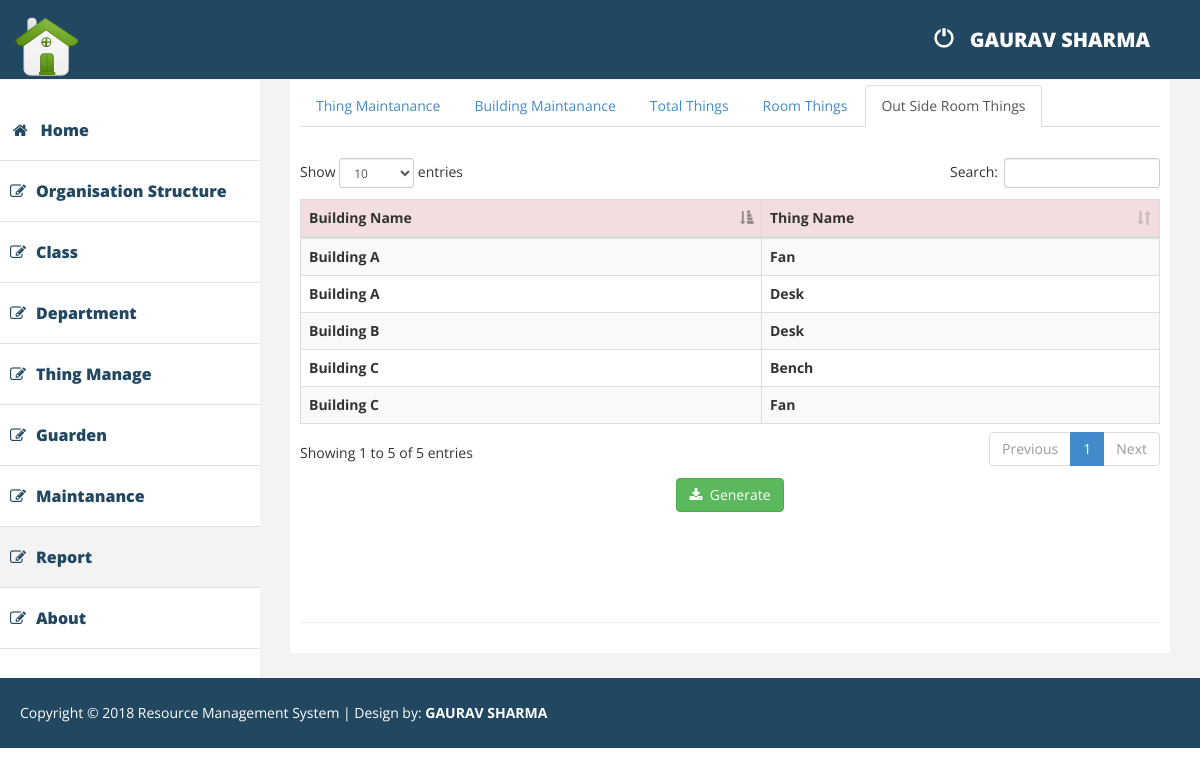
Screenshot of /1_Organisation/ThingsOutsideRoom.php (signed in) with the database file from the repository.
### tables this page shows
CREATE TABLE `building` (
  `idbuilding` tinyint(3) unsigned NOT NULL AUTO_INCREMENT,
  `name` varchar(45) NOT NULL,
  `r_status` tinyint(4) NOT NULL DEFAULT '1',
  PRIMARY KEY (`idbuilding`)
);

CREATE TABLE `things` (
  `idthings` tinyint(3) unsigned NOT NULL AUTO_INCREMENT,
  `name` varchar(45) NOT NULL,
  `r_status` tinyint(4) NOT NULL DEFAULT '1',
  `date` timestamp NOT NULL DEFAULT CURRENT_TIMESTAMP,
  PRIMARY KEY (`idthings`)
);

### config/ClassConnectDB.php (called while the page is built, shortened)
<?php
class ConnectDatabase
{
	var $DB_CONNECTION;
	public function __construct()
	{
		$this->DB_CONNECTION = new mysqli(DB_HOST, DB_HOST_USERNAME, DB_HOST_PASSWORD, DB_DATABASE);
		$this->DB_CONNECTION->set_charset('utf8');
	}
	public function query($sql)
	{
		return $this->DB_CONNECTION->query($sql);
	}
}
$DB_CONN = new ConnectDatabase();
?>

### 1_Organisation/classes/ThingsInBuildingDataClass.php (called while the page is built, shortened)
<?php
require_once root . '1_Organisation/classes/ThingDataClass.php';
require_once root . '1_Organisation/classes/BuildingDataClass.php';
class ThingsInBuildingData
{
	public function __construct($row)
	{
		$this->BuildingData_object  =  BuildingData::getBuildingData($row->Building_idbuilding);
		$this->ThingData_object		= ThingData::getThingData($row->Things_idthings);
	}
	public static function getAllThingsInBuildingData()
	{
		GLOBAL $DB_CONN;
		$sql = "SELECT * FROM b_distribution";
		$result = $DB_CONN->query($sql);
		$data_array = array();
		while($row = $result->fetch_object())
		{
			$data_array[] = new ThingsInBuildingData($row);
		}
		return $data_array;
	}
}
?>

### 1_Organisation/classes/BuildingDataClass.php (called while the page is built, shortened)
<?php
require_once root . 'config/ClassConnectDB.php';
class BuildingData
{
	private function __construct($obj)
	{
		$this->NAME = $obj->name;
	}
	public static function getBuildingData($idbuilding)
	{
		GLOBAL $DB_CONN;
		$sql = "SELECT * FROM building where idbuilding = $idbuilding";
		$result = $DB_CONN->query($sql);
		if($obj = $result->fetch_object())
		{
			return new BuildingData($obj);
		}
		return null;
	}
}
?>

### 1_Organisation/classes/ThingDataClass.php (called while the page is built, shortened)
<?php
require_once root . 'config/ClassConnectDB.php';
class ThingData
{
	private function __construct($obj)
	{
		$this->NAME	 = $obj->name;
	}
	public static function getThingData($idthings)
	{
		GLOBAL $DB_CONN;
		$sql = "SELECT * from things where idthings=$idthings";
		$result = $DB_CONN->query($sql);
		if($obj = $result->fetch_object())
		{
			return new ThingData($obj);
		}
		return null;
	}
}
?>

### 1_Organisation/ThingsOutsideRoom.php (the view, shortened to what this page needs)
<?php
require_once 'top_nav.php';
require_once root . '1_Organisation/classes/ThingsInBuildingDataClass.php';
$ThingsInBuildingData_object_array = ThingsInBuildingData::getAllThingsInBuildingData();
?>
	<div>
		<nav class="navbar-default navbar-side" role="navigation" >
			<div class="sidebar-collapse">
				<ul class="nav" id="main-menu">
					<li>
						<a href="home.php"><i class="fa fa-home fa-fw"></i>Home</a>
					</li>
					<li>
						<a href="Organisation_structure.php"><i class="fa fa-edit "></i>Organisation Structure </a>
					</li>
					<li>
						<a href="Class.php"><i class="fa fa-edit "></i>Class</a>
					</li>
					<li>
                		<a href="Department.php"><i class="fa fa-edit "></i>Department</a>
            		</li>
					<li>
						<a href="Thing.php"><i class="fa fa-edit "></i>Thing Manage </a>
					</li>
					<li>
						<a href="guarden.php"><i class="fa fa-edit "></i>Guarden </a>
					</li>
					<li>
						<a href="Maintanance.php"><i class="fa fa-edit "></i>Maintanance </a>
					</li>
					<li class="active-link">
						<a href="ThingMaintananceReport.php"><i class="fa fa-edit "></i>Report </a>
					</li>
					<li>
						<a href="About.php"><i class="fa fa-edit "></i>About </a>
					</li>
				</ul>
			</div>
		</nav>
	</div>
	<div id="page-wrapper" >
		<div id="page-inner">
			<div class="row">
				<div class="col-md-12">
					<ul class="nav nav-tabs">
						<li class=""><a href ='ThingMaintananceReport.php'>Thing Maintanance</a>
						</li>
						<li><a href ='BuildingMaintananceReport.php'>Building Maintanance</a>
						</li>
						<li><a href ='TotalThingsReport.php'>Total Things</a>
						</li>
						<li><a href='RoomThingsReport.php'>Room Things</a>
						</li>
						<li class="active"><a href='ThingsOutsideRoom.php'>Out Side Room Things</a>
						</li>
					</ul>
					<div class="tab-content" id="tab-content">
						<div class="row">
                			<div class="col-md-12">
                				<?php
                					echo 	"<div class='card'>
                        						<div class='card-header'>
                            						<strong class='card-title'>&nbsp</strong>
                        						</div>
                        						<div class='card-body'>
                          							<table id='bootstrap-data-table' class='table table-striped table-bordered'>
	                          							<thead>
							                              <tr class='danger'>
							                                <th>Building Name</th>
							                                <th>Thing Name</th>
							                              </tr>
							                            </thead>
							                            <tbody>";
	                          								foreach ($ThingsInBuildingData_object_array as $ThingsInBuildingData_object)
	                          								{
	                          									echo "<tr>
										                                <th>".$ThingsInBuildingData_object->BuildingData_object->NAME."</th>
										                                <th>".$ThingsInBuildingData_object->ThingData_object->NAME."</th>
										                              </tr>";
	                          								}
	                          		echo				"</tbody>
                          							</table>
                          						</div>
                          					</div>";
                				?>
                			</div>
                		</div>
                		<div class='row text-center'>
                			<form method='post' action='PDFReport/ThingsOutsideRoomReportGenerate.php'>
	                			<button class='btn btn-success' onclick=""><span class='fa fa-download'></span>&nbsp Generate</button>
	                		</form>
                		</div>
					</div>
				</div>
			</div>
			<hr />
		</div>
	</div>
</div>
<?php
	require_once 'footer.php';
?>

### assets/css/custom.css (style rules this page uses)
body { font-family: 'Open Sans', sans-serif; line-height:30px; height:100%; }
#page-wrapper { padding: 15px 15px; min-height: 100%; background:#F3F3F3; }
#page-inner { width:100%; margin:10px 20px 10px 0px; background-color:#fff!important; padding:10px; min-height:100%; }
.sidebar-collapse .nav { padding:0; padding-top:50px; }
.sidebar-collapse > .nav > li > a { padding:15px 10px; color: #214761; font-weight: 900; font-size: 16px; }
.sidebar-collapse > .nav > li { border-bottom:1px solid #e1e1e1; }
.navbar-side { border:none; background-color: #fff; }
.nav > li > a > i { margin-right:10px; }
.active-link { background-color:#f3f3f3; }
@media (min-width:768px) { #page-wrapper { margin: 0 0 0 260px; padding: 15px 30px; min-height: 100%; } }
@media (min-width:768px) { .navbar-side { z-index: 1; position: absolute; width: 260px; } }

### 1_Organisation/css/myCustomPage.css (style rules this page uses)
#tab-content { height : 475px; }

### rows the page displays
building: name "Building C"
things: name "Bench"
building: name "Building A"
things: name "Fan"
things: name "Desk"
things: name "Fan"
building: name "Building B"
things: name "Desk"

### other values shown
$session->getValue('username') "GAURAV SHARMA"
